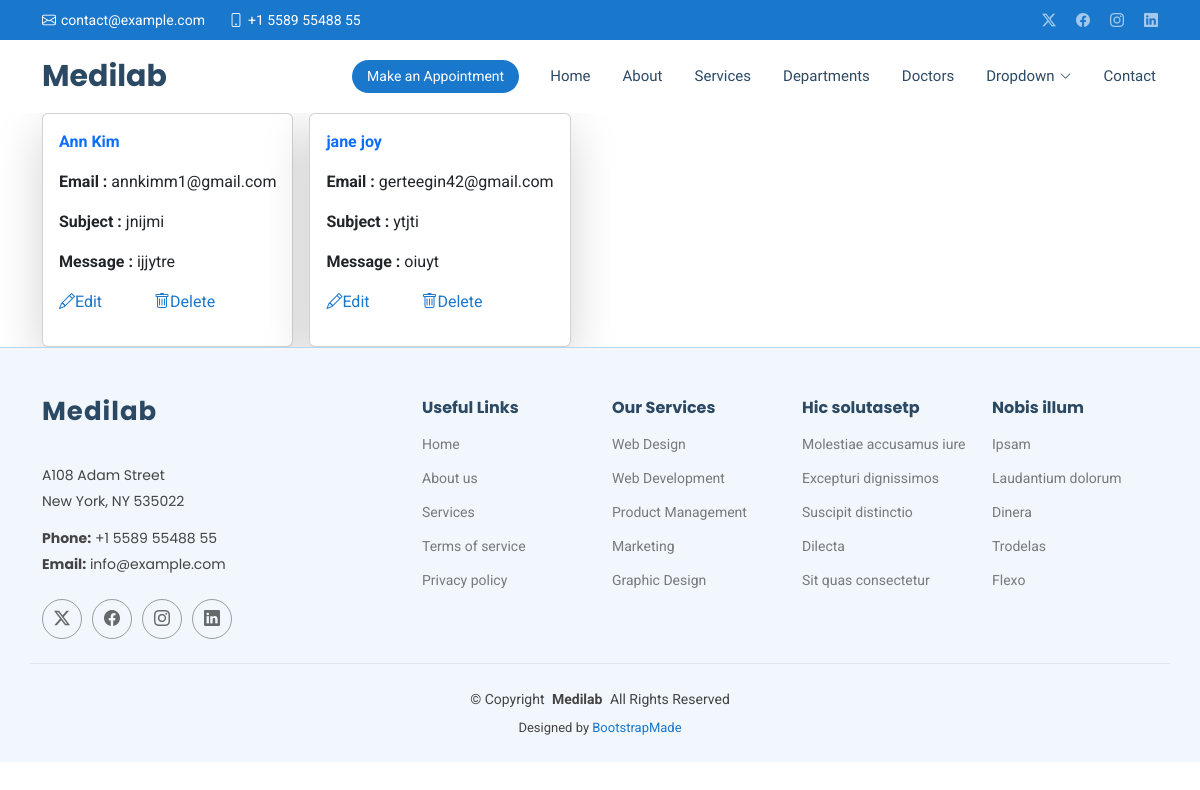
The app's page /displaycontacts/ with its own data.
### mediapp/models.py (models this page shows, shortened)
class contact2(models.Model):
    name = models.CharField(max_length=20)
    email = models.EmailField()
    subject = models.CharField(max_length=50)
    message = models.TextField()

### mediapp/views.py (the view)
# urls.py: path('displaycontacts/', views.displaycontacts, name='contacts'),
def displaycontacts (request):
    contacts = contact2.objects.all()
    return render (request, 'displaycontacts.html', {'all':contacts})

### Templates/displaycontacts.html
{% extends "starter-page.html" %}
{% load static %}
{% block content %}
<div class="d-flex flex-wrap gap-3 container">
    {% for x in all %}
        <div class="card w-30 p-3 shadow-lg">
        <p class="text-primary fw-bold">{{ x.name }}</p>
        <p><b>Email : </b> {{ x.email }}</p>
        <p><b>Subject : </b> {{ x.subject }}</p>
        <p><b>Message : </b> {{ x.message }}</p>
        <p>
            <a href="" class=" me-5">
                <i class="bi bi-pencil"></i>Edit
            </a>
            <a href="/delete/{{ x.id }}">
                <i class="bi bi-trash"></i>Delete
            </a>
        </p>
        </div>
    {% endfor %}
</div>
{% endblock %}

### Static/assets/css/main.css (style rules this page uses)
:root { --default-font: "Roboto", system-ui, -apple-system, "Segoe UI", Roboto, "Helvetica Neue", Arial, "Noto Sans", "Liberation Sans", sans-serif, "Apple Color Emoji", "Segoe UI Emoji", "Segoe UI Symbol", "Noto Color Emoji"; --heading-font: "Poppins", sans-serif; --nav-font: "Raleway", sans-serif; }
:root { --background-color: #ffffff; --default-color: #444444; --heading-color: #2c4964; --accent-color: #1977cc; --surface-color: #ffffff; --contrast-color: #ffffff; }
:root { --nav-color: #2c4964; --nav-hover-color: #1977cc; --nav-mobile-background-color: #ffffff; --nav-dropdown-background-color: #ffffff; --nav-dropdown-color: #2c4964; --nav-dropdown-hover-color: #1977cc; }
:root { scroll-behavior: smooth; }
body { color: var(--default-color); background-color: var(--background-color); font-family: var(--default-font); }
a { color: var(--accent-color); text-decoration: none; transition: 0.3s; }

### records on screen
contact2: name "Ann Kim", email "annkimm1@gmail.com", subject "jnijmi", message "ijjytre"
contact2: name "jane joy", email "gerteegin42@gmail.com", subject "ytjti", message "oiuyt"
